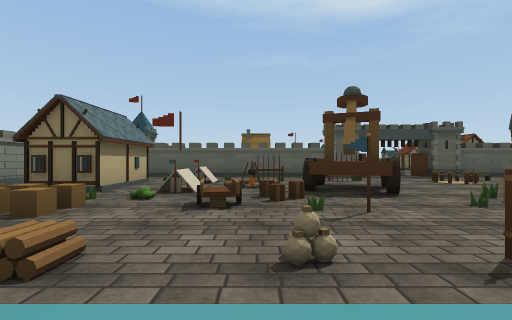
View 1 (above)

21 first-person views from a walk through a 3-D level made in the Unity game engine. The camera is 1.3 m above the floor, looks level and sees 85° across. The floor is counted in squares, 2 m on a side. Each view is taken from the middle of a square. On the plan, view 1 faces up. The plan holds only what a view shows up to about 9 squares ahead; the rest is blank. The place goes on beyond the plan. Some surface patterns are stand-ins.

View 2
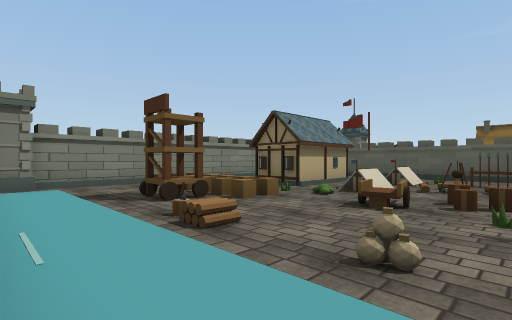

View 3
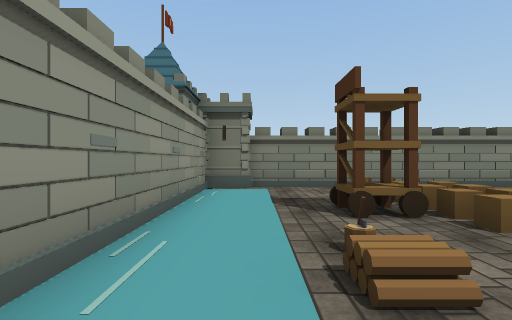

View 4
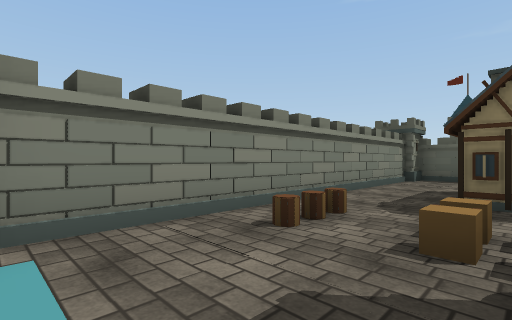

View 5
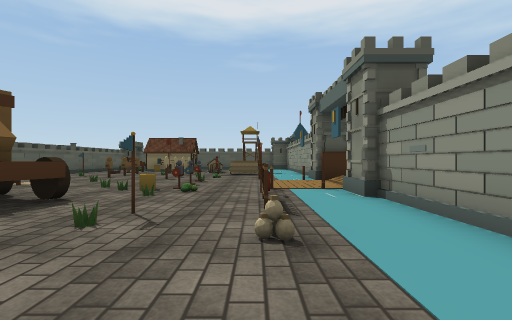

View 6
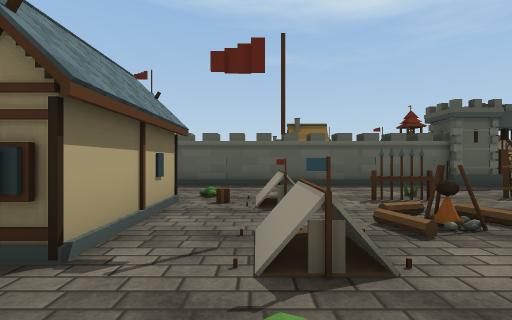

View 7
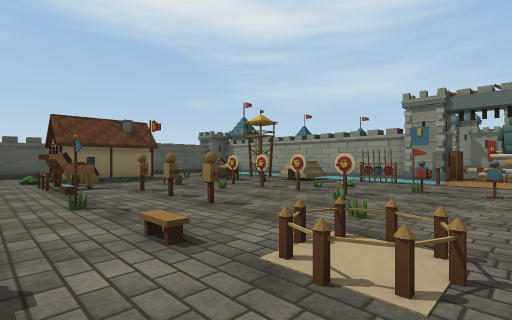

View 8
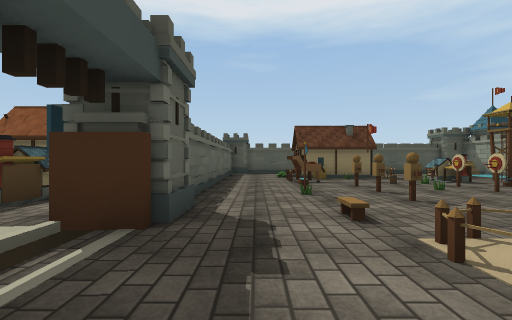

View 9
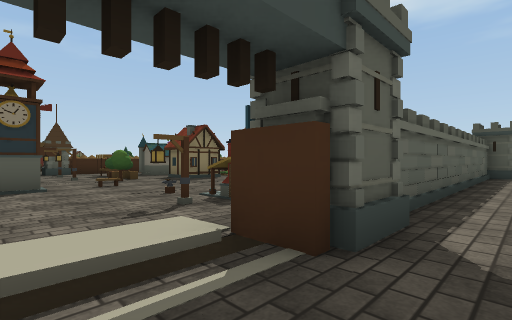

View 10
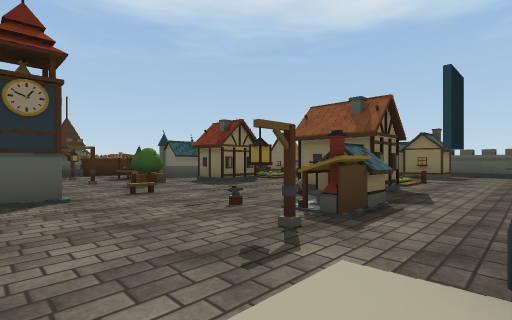

View 11
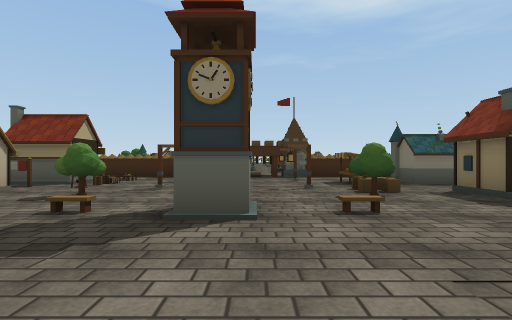

View 12
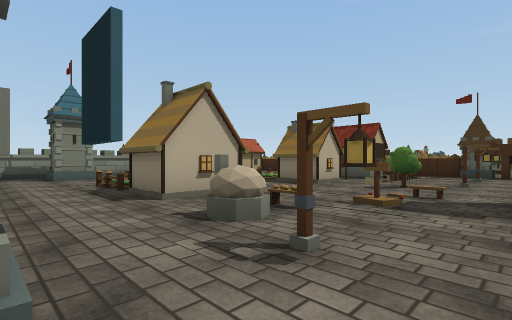

View 13
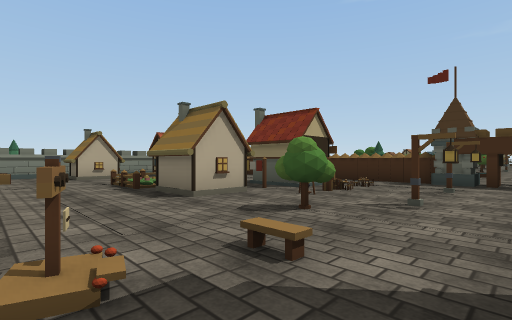

View 14
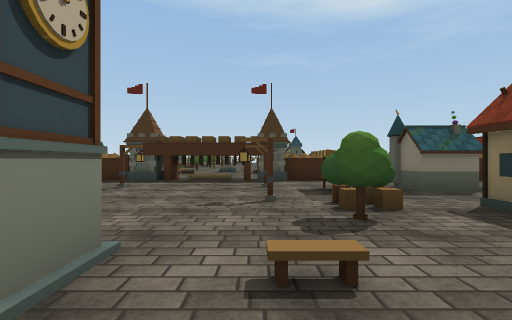

View 15
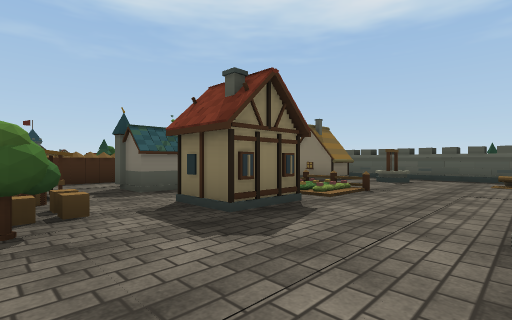

View 16
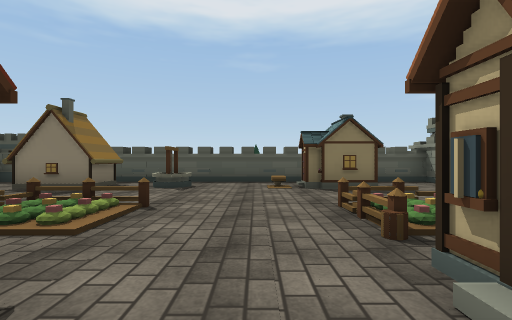

View 17
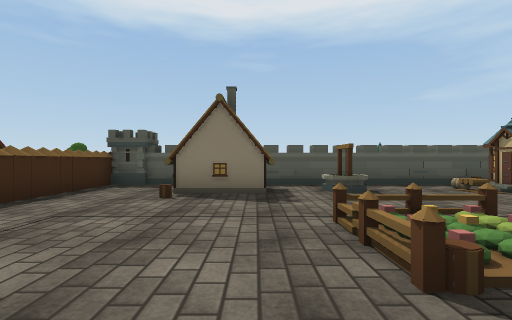

View 18
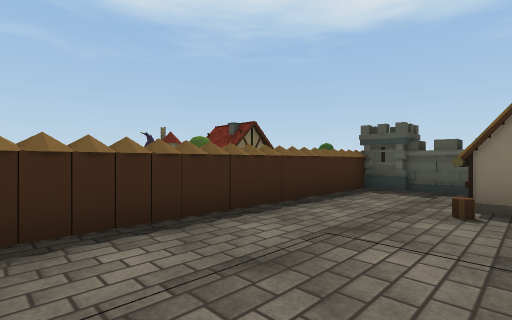

View 19
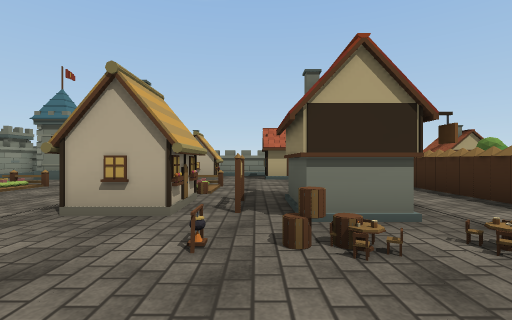

View 20
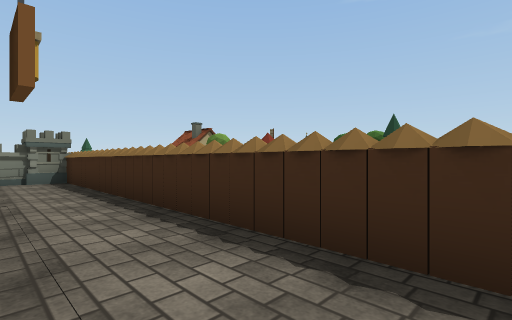

View 21
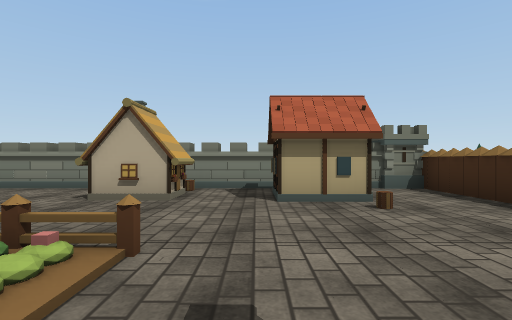

### Floor plan
Key: @ floor where view 1 was taken; # wall or solid block; x gap in a wall; . floor; / step, stairs or slope; = window, fence, low wall or low ledge; ^ raised ledge; O other object.
Columns run from 8 left of view 1 to 20 right of it. Each row starts with its distance up from view 1.
 27      OOOO              O
 26      OO                O
 25 OOOOOOOOOOOOOOOOOOOOOOOOOOOO
 24 #..........................#
 23 #.//.....#..O..O...#.......#
 22 # O.....##.......#.#.....O #
 21 #.......x.O..............O.#
 20 #....O/.O...O..O...O.OO....#
 19 # O..OOOO..O....O..O./O..O.#
 18 # O.......... #............#
 17 #............##............#O
 16 #....O..O..#.......OO/O....#
 15 #....//  ..........O./O..O #
 14   O.../OO..OO..O^#.O..O... #
 13   .........................#
 12   ##.......OO..OO......   ##
 11  O.########O#..OO######## O
 10  #.....................
  9  #...///#..#.....#......
  8  #..O.O/......=......#OO
  7  #..O../O.^^....#.##...O
  6  #..O.O/.^^#......##=..O
  5  #...///OO^=....#.##..
  4  #O.OO.O//..O=.#....^^
  3  #O.OO...#........^...
  2  #......O.#....##.^  #
  1 O#................
  0 OO......@..O#..OO
 -1   O########O   OO

Where each view was taken, in squares from view 1:
view 1: 0 up, 0 right, facing up
view 2: 0 up, 1 right, facing up-left
view 3: 1 up, 0 right, facing left
view 4: 1 up, 4 left, facing up-left
view 5: 2 up, 2 left, facing right
view 6: 4 up, 2 left, facing up
view 7: 10 up, 5 right, facing down-right
view 8: 10 up, 4 right, facing right
view 9: 10 up, 5 right, facing up-right
view 10: 12 up, 5 right, facing up-right
view 11: 14 up, 6 right, facing up
view 12: 12 up, 5 right, facing up-left
view 13: 16 up, 5 right, facing up-left
view 14: 16 up, 7 right, facing up
view 15: 16 up, 8 right, facing up-right
view 16: 17 up, 10 right, facing right
view 17: 21 up, 11 right, facing right
view 18: 22 up, 12 right, facing up-right
view 19: 21 up, 4 right, facing left
view 20: 23 up, 2 right, facing up-left
view 21: 21 up, 1 left, facing left
